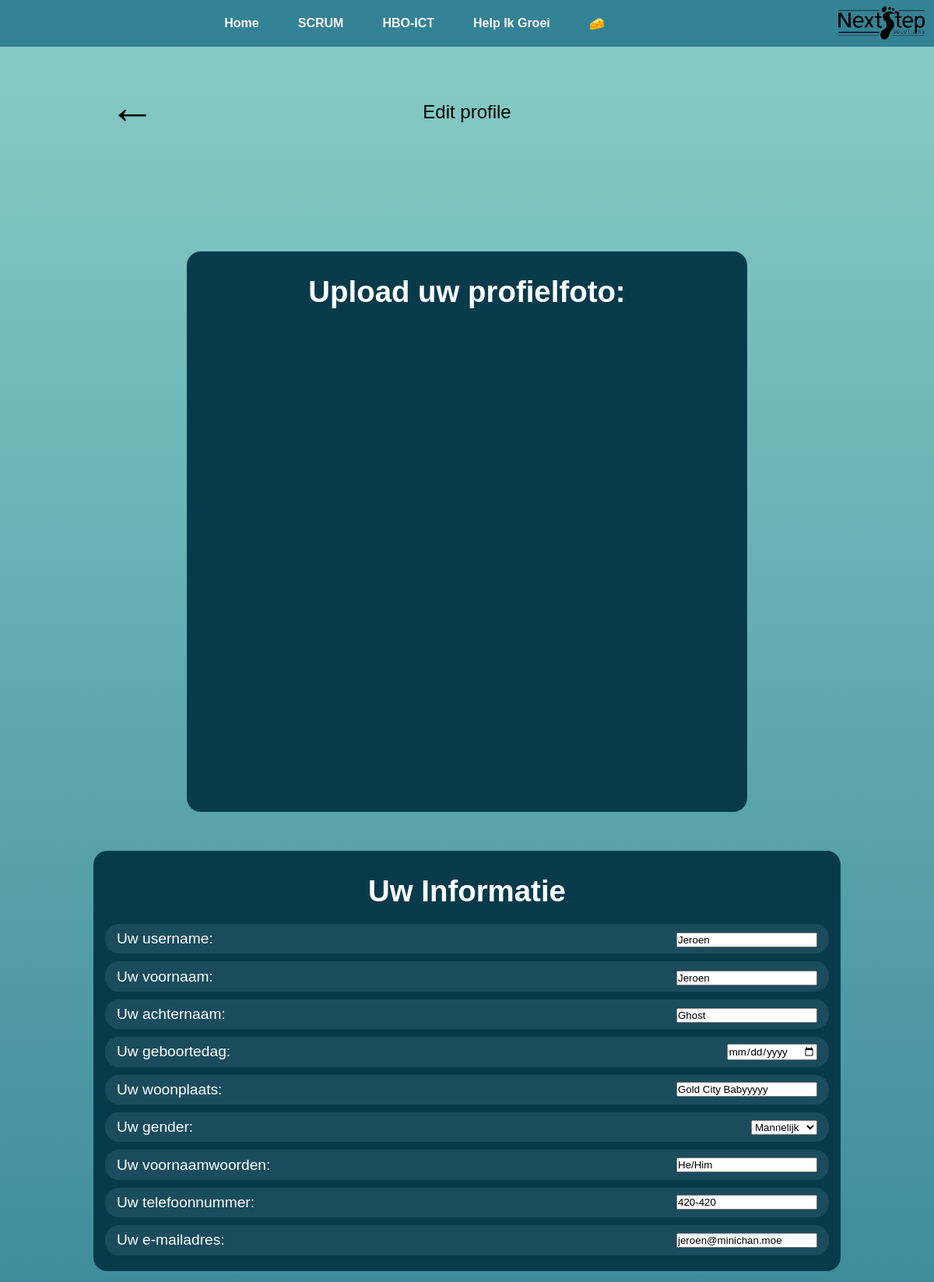
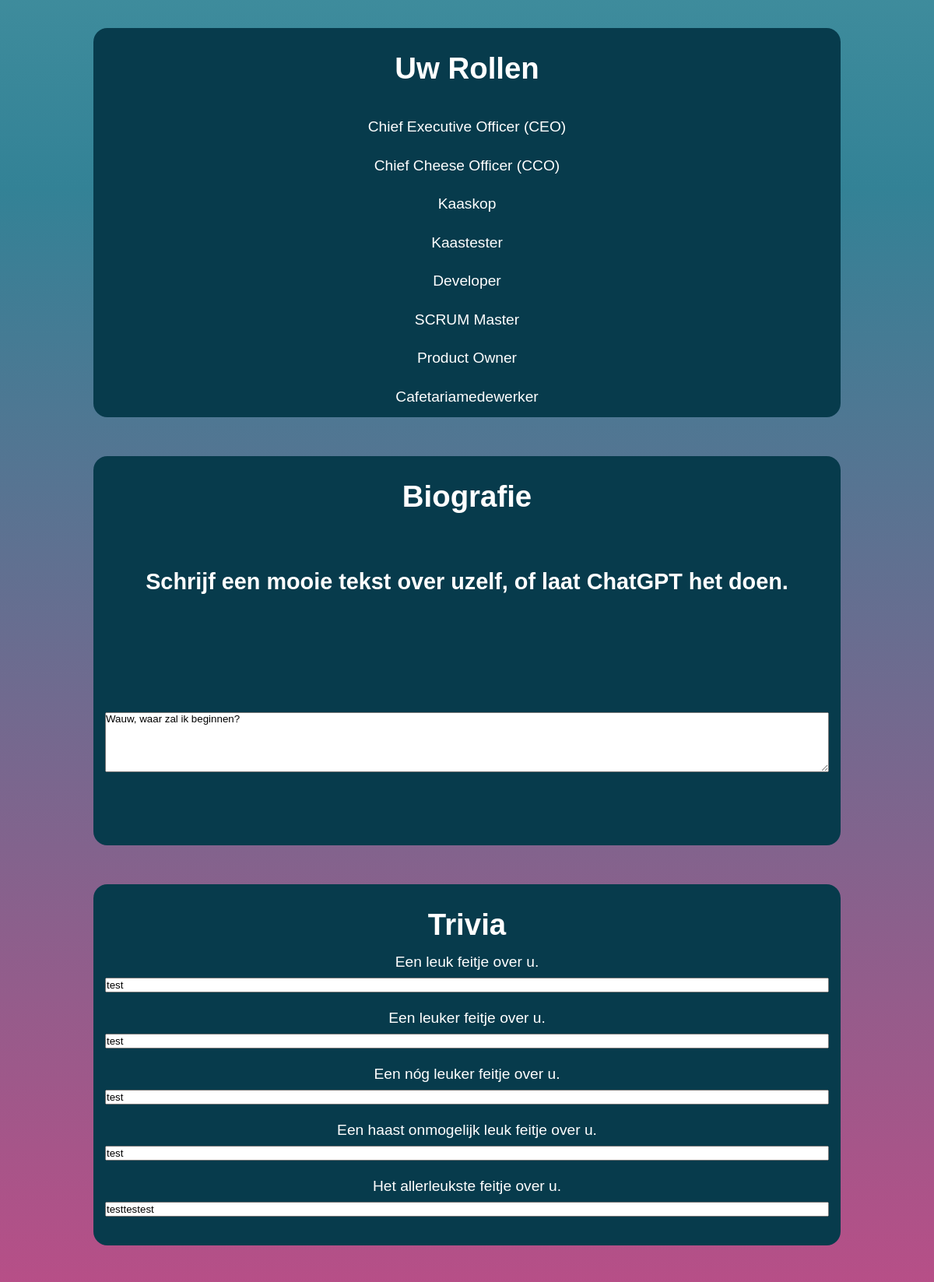
The app's page /profiles/Jeroen/edit (signed in, upper part) with its own data (2 pictures, top to bottom).
### user_profiles/models.py (models this page shows, shortened)
class User(AbstractUser):
    GENDERS = [
        ('geheim', 'Geheim'),
        ('vrouw', 'Vrouwelijk'),
        ('man', 'Mannelijk'),
        ('nb', 'Non-Binair'),
    ]
    pfp = models.ImageField(upload_to='profile_pics/', blank=True, null=True)
    first_name = models.CharField(max_length=100)
    last_name = models.CharField(max_length=100)
    city = models.CharField(max_length=100)
    birthday = models.DateField(default=datetime.datetime.now())
    gender = models.CharField(max_length=10, choices=GENDERS)
    pronouns = models.CharField(max_length=15, blank=True)
    number = models.CharField(max_length=12)
    bio = models.TextField(max_length=1000, blank=True)
    trivia1 = models.CharField(max_length=100, blank=True)
    trivia2 = models.CharField(max_length=100, blank=True)
    trivia3 = models.CharField(max_length=100, blank=True)
    trivia4 = models.CharField(max_length=100, blank=True)
    trivia5 = models.CharField(max_length=100, blank=True)
    def __getitem__(self, key):
        return getattr(self, key)

### user_profiles/views.py (the view, shortened to what this page needs)
# urls.py: path('<str:current_name>/edit', edit_profile, name='edit_profile'),
@login_required
def edit_profile(request, current_name):
    user = None
    try:
        user = User.objects.get(username__iexact=current_name)
    except User.DoesNotExist:
        return render(request, '404.html')
    if not request.user.has_perm("user.update") and request.user.id != user.id:
        return render(request, '404.html')
    form = None
    form = UserForm(initial={
        'pfp': user.pfp,
        'username': user.username,
        'first_name': user.first_name,
        'last_name': user.last_name,
        'email': user.email,
        'age': user.birthday,
        'city': user.city,
        'gender': user.gender,
        'pronouns': user.pronouns,
        'number': user.number,
        'bio': user.bio,
        'trivia1': user.trivia1,
        'trivia2': user.trivia2,
        'trivia3': user.trivia3,
        'trivia4': user.trivia4,
        'trivia5': user.trivia5,
    })
    return render(request, 'edit_profile.html', {'form': form, 'profile': user})

### user_profiles/templates/edit_profile.html (shortened to what this page needs)
{% extends 'core/base.html' %}
{% load static from static %}
{% block head %}
  <link rel="stylesheet" href="{% static 'edit_profile.css' %}">
{% endblock %}
{% block content %}
  <div id="main-content">
      <div>
        <div class="page-header">
            <a class="back-button" href={% url 'profile' current_name=profile.username %}>
                &#8592;
            </a>
            Edit profile
        </div>
        <div id="profile-container">
          <form method="post" enctype="multipart/form-data">
            <div class="profile-row" id="row1">
              <div class="rounded-card" id="profile-pfp">
                <h1><label for="{{ form.pfp.label }}">Upload uw profielfoto:</label></h1><br>
                {{ form.pfp }}<br>
              </div>
              <div class="rounded-card" id="profile-info">
                <h1>Uw Informatie</h1>
                <div id="form-labels-inputs">
                  <div class="yet-another-class">
                    <label for="{{ form.username.label }}">Uw username:</label><br>
                    <div class="profile-edit-inputs">
                      {{ form.username }}<br>
                    </div>
                  </div>
                  <div class="yet-another-class">
                    <label for="{{ form.first_name.label }}">Uw voornaam:</label><br>
                    <div class="profile-edit-inputs">
                      {{ form.first_name }}<br>
                    </div>
                  </div>
                  <div class="yet-another-class">
                    <label for="{{ form.last_name.label }}">Uw achternaam:</label><br>
                    <div class="profile-edit-inputs">
                      {{ form.last_name }}<br>
                    </div>
                  </div>
                  <div class="yet-another-class">
                    <label for="{{ form.age.label }}">Uw geboortedag:</label><br>
                    {{ form.birthday }}<br>
                  </div>
                  <div class="yet-another-class">
                    <label for="{{ form.city.label }}">Uw woonplaats:</label><br>
                    {{ form.city }}<br>
                  </div>
                  <div class="yet-another-class">
                    <label for="{{ form.gender.label }}">Uw gender:</label><br>
                    {{ form.gender }}<br>
                  </div>
                  <div class="yet-another-class">
                    <label for="{{ form.pronouns.label }}">Uw voornaamwoorden:</label><br>
                    {{ form.pronouns }}<br>
                  </div>
                  <div class="yet-another-class">
                    <label for="{{ form.number.label }}">Uw telefoonnummer:</label><br>
                    {{ form.number }}<br>
                  </div>
                  <div class="yet-another-class">
                    <label for="{{ form.email.label }}">Uw e-mailadres:</label><br>
                    {{ form.email }}<br>
                  </div>
                </div>
              </div>
            </div>
            <div class="profile-row" id="row2">
              <div class="rounded-card" id="profile-roles">
                <h1>Uw Rollen</h1>
                <label for="{{ form.ceo.label }}">Chief Executive Officer (CEO)</label>
                <label for="{{ form.cco.label }}">Chief Cheese Officer (CCO)</label>
                <label for="{{ form.kaaskop.label }}">Kaaskop</label>
                <label for="{{ form.kaastester.label }}">Kaastester</label>
                <label for="{{ form.dev.label }}">Developer</label>
                <label for="{{ form.master.label }}">SCRUM Master</label>
                <label for="{{ form.owner.label }}">Product Owner</label>
                <label for="{{ form.caf.label }}">Cafetariamedewerker</label>
              </div>
              <div class="rounded-card" id="profile-about-me">
                <h1>Biografie</h1>
                <h2><label for="{{ form.bio.label }}">Schrijf een mooie tekst over uzelf, of laat ChatGPT het doen.</label></h2><br>
                {{ form.bio }}<br>
              </div>
            </div>
            <div class="profile-row" id="row3">
              <div class="rounded-card" id="profile-trivia">
                <h1>Trivia</h1>
                <label for="{{ form.trivia1.label }}">Een leuk feitje over u.</label><br>
                {{ form.trivia1.error }}<br>
                {{ form.trivia1 }}<br>
                <label for="{{ form.trivia2.label }}">Een leuker feitje over u.</label><br>
                {{ form.trivia2.error }}<br>
                {{ form.trivia2 }}<br>
                <label for="{{ form.trivia3.label }}">Een nóg leuker feitje over u.</label><br>
                {{ form.trivia3.error }}<br>
                {{ form.trivia3 }}<br>
                <label for="{{ form.trivia4.label }}">Een haast onmogelijk leuk feitje over u.</label><br>
                {{ form.trivia4.error }}<br>
                {{ form.trivia4 }}<br>
                <label for="{{ form.trivia5.label }}">Het allerleukste feitje over u.</label><br>
                {{ form.trivia5.error }}<br>
                {{ form.trivia5 }}<br>
              </div>
            </div>
          </form>
        </div>
    </div>
  </div>
{% endblock %}

### APPYTK/static/layout.css (style rules this page uses)
.page-header { position: relative; text-align: center; font-size: 24px; margin-top: 40px; margin-bottom: 40px; }
.back-button { top: -0.45em; left: 0; position: absolute; font-size: 60px; margin-left: 20px; margin-top: auto; margin-bottom: auto; cursor: pointer; color: black; text-decoration: none; }

### APPYTK/static/edit_profile.css (style rules this page uses)
:root { --yeet: #89cdc6; --the: #338296; --kids: #e43d82; --light: #fef5f7; --dark: #1a4c5d; --darker: #073b4c; --borderRadius: 18px; }
* { margin: 0; padding: 0; box-sizing: border-box; font-family: "Poppins", sans-serif; }
html { min-height: 100vh; min-width: 100vw; }
body { min-height: 100vh; height: 100%; width: 100%; background: linear-gradient(var(--yeet), var(--the), var(--kids)); display: flex; flex-direction: column; overflow-x: hidden; }
#main-content { display: flex; justify-content: center; align-items: center; }
.rounded-card { background-color: var(--darker); height: auto; width: 500px; height: 500px; border-radius: var(--borderRadius); text-align: center; padding: 15px; display: flex; flex-direction: column; justify-content: space-between; transition: 0.5s; }
.rounded-card h1 { margin-bottom: 15px; margin-top: 15px !important; }
.rounded-card h2 { margin-bottom: 15px; }
#profile-container { display: flex; flex-direction: column; gap: 50px; width: 100%; max-width: 1100px; padding: 125px 0 125px 0; color: white; font-size: 1.2em; }
.profile-row { display: flex; gap: 50px; align-items: center; justify-content: center; flex-direction: row; margin-bottom: 50px; }
#row2 { margin-top: auto; }
#row3 { width: 100%; display: flex; justify-content: center; align-items: center; flex-direction: column; }
#profile-info { height: auto !important; }
#form-labels-inputs { display: flex; justify-content: center; align-items: center; flex-direction: column; width: 100%; }
.yet-another-class { display: flex; flex-direction: row; align-items: center; justify-content: center; margin: 5px; width: 100%; height: 2em; background-color: var(--dark); border-radius: var(--borderRadius); text-wrap: nowrap; padding: 0 15px 0 15px; }
#profile-trivia { height: auto; width: 100%; }
#profile-trivia label { margin-bottom: -35px; }
@media screen and ( max-width: 1200px) { .rounded-card { min-height: 250px; width: 80vw !important; } }
@media screen and ( max-width: 1200px) { #profile-pfp { height: 60vw !important; width: 60vw !important; } }
@media screen and ( max-width: 1200px) { .profile-row { flex-direction: column; } }
@media screen and ( max-width: 1200px) { #row2 { margin-top: auto; } }

### records on screen
User: username "Jeroen", first_name "Jeroen", last_name "Ghost", city "Gold City Babyyyyy", gender "Mannelijk", pronouns "He/Him", number "420-420", email "jeroen@minichan.moe", bio "Wauw, waar zal ik beginnen?", trivia1 "test", trivia2 "test", trivia3 "test", trivia4 "test", trivia5 "testtestest"
